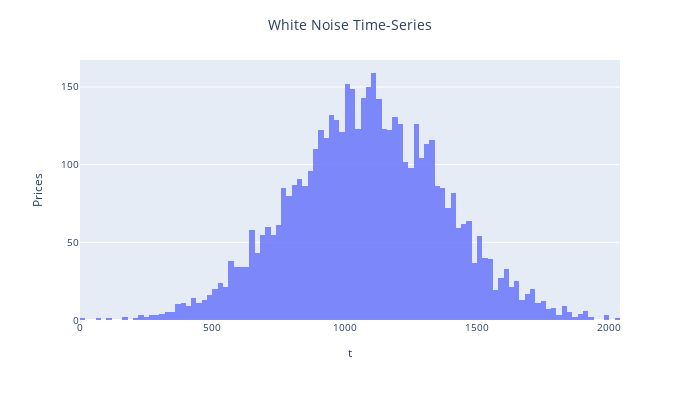

This figure's notebook cell:
### Code cell
fig = px.histogram(data_frame=df, x='wn')
fig.update_layout(barmode='overlay', legend_title_text = "Data", title_text='White Noise Time-Series', title_x=0.5,\
            xaxis_title='t', yaxis_title="Prices",\
            height = 400, width = 700, font={'size':10})

### Figure 1 — Plotly figure (JSON) as saved in the notebook; plotly's stock layout.template omitted (floating-point values rounded to 4 significant figures; data arrays with more than 128 entries replaced by an {"elided": "..."} marker saying what was removed)
{"data": [{"alignmentgroup": "True", "bingroup": "x", "hovertemplate": "wn=%{x}<br>count=%{y}<extra></extra>", "legendgroup": "", "marker": {"color": "#636efa", "pattern": {"shape": ""}}, "name": "", "offsetgroup": "", "opacity": 0.8, "orientation": "v", "showlegend": false, "type": "histogram", "x": {"elided": "5015 float values"}, "xaxis": "x", "yaxis": "y"}], "layout": {"barmode": "overlay", "font": {"size": 10}, "height": 400, "legend": {"title": {"text": "Data"}, "tracegroupgap": 0}, "margin": {"t": 60}, "title": {"text": "White Noise Time-Series", "x": 0.5}, "width": 700, "xaxis": {"anchor": "y", "domain": [0, 1], "title": {"text": "t"}}, "yaxis": {"anchor": "x", "domain": [0, 1], "title": {"text": "Prices"}}}}
